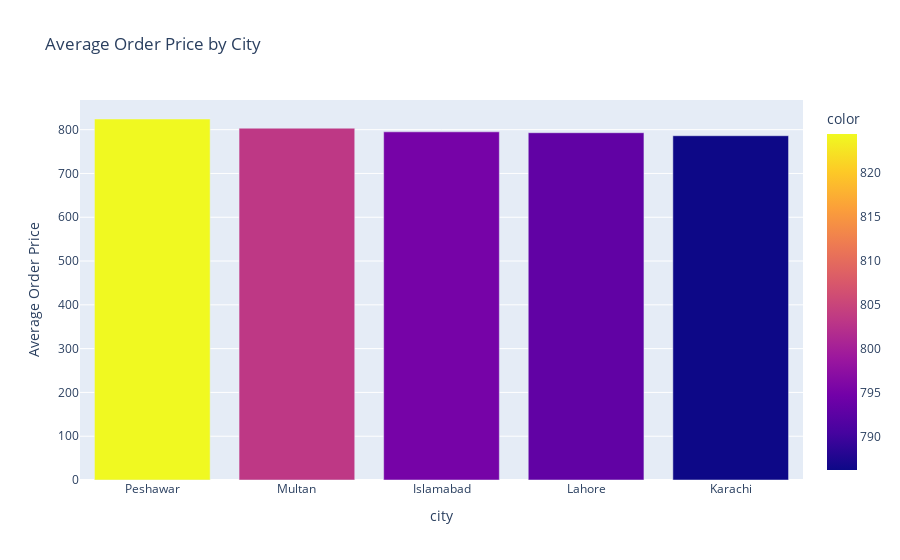

Source (notebook cell):
### Code cell
fig  = px.bar(data,
              x = data.index,
              y = data.values,
              title='Average Order Price by City',
              labels={'x':'City', 'y':'Average Order Price'},
              color=data.values)
fig.show()

### Figure 1 — Plotly figure (JSON) as saved in the notebook; plotly's stock layout.template omitted (floating-point values rounded to 4 significant figures)
{"data": [{"hovertemplate": "city=%{x}<br>Average Order Price=%{y}<br>color=%{marker.color}<extra></extra>", "legendgroup": "", "marker": {"color": [824.4, 803.3, 795.1, 793.0, 786.2], "coloraxis": "coloraxis", "pattern": {"shape": ""}}, "name": "", "orientation": "v", "showlegend": false, "textposition": "auto", "type": "bar", "x": ["Peshawar", "Multan", "Islamabad", "Lahore", "Karachi"], "xaxis": "x", "y": [824.4, 803.3, 795.1, 793.0, 786.2], "yaxis": "y"}], "layout": {"barmode": "relative", "coloraxis": {"colorbar": {"title": {"text": "color"}}, "colorscale": [[0, "#0d0887"], [0.1111, "#46039f"], [0.2222, "#7201a8"], [0.3333, "#9c179e"], [0.4444, "#bd3786"], [0.5556, "#d8576b"], [0.6667, "#ed7953"], [0.7778, "#fb9f3a"], [0.8889, "#fdca26"], [1, "#f0f921"]]}, "legend": {"tracegroupgap": 0}, "title": {"text": "Average Order Price by City"}, "xaxis": {"anchor": "y", "domain": [0, 1], "title": {"text": "city"}}, "yaxis": {"anchor": "x", "domain": [0, 1], "title": {"text": "Average Order Price"}}}}
